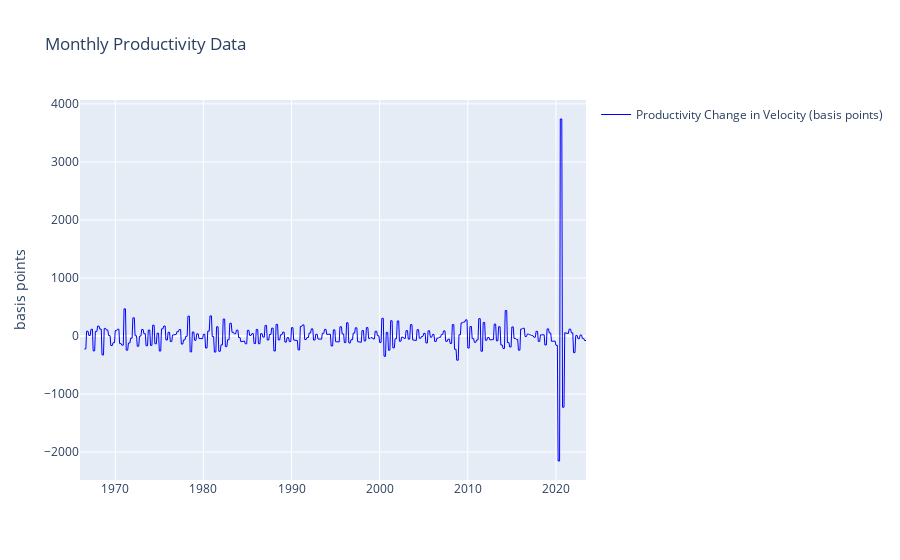

Notebook cell for this chart:
### Code cell
# Plot Resulting Change in Velocity Data

fig = go.Figure()

fig.add_trace(go.Scatter(
    x = productivity_index_monthly_data['Date'],
    y = productivity_index_monthly_data['Productivity Change in Velocity (basis points)'],
    line = dict(color='blue', width=1),
    showlegend=True,
    name="Productivity Change in Velocity (basis points)"
))


fig.update_layout(
    title="Monthly Productivity Data"
)
fig.update_yaxes(
    title_text="basis points"
)

### Figure 1 — Plotly figure (JSON) as saved in the notebook; plotly's stock layout.template omitted (floating-point values rounded to 4 significant figures; data arrays with more than 128 entries replaced by an {"elided": "..."} marker saying what was removed)
{"data": [{"line": {"color": "blue", "width": 1}, "name": "Productivity Change in Velocity (basis points)", "showlegend": true, "type": "scatter", "x": {"elided": "690 str values"}, "y": {"elided": "690 float values"}}], "layout": {"title": {"text": "Monthly Productivity Data"}, "yaxis": {"title": {"text": "basis points"}}}}
